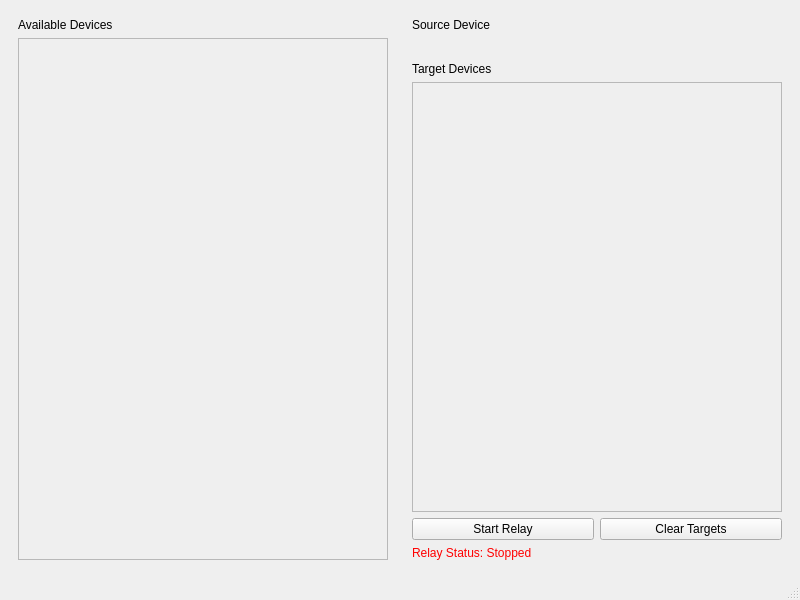
<?xml version="1.0" encoding="UTF-8"?>
<ui version="4.0">
 <class>MainWindow</class>
 <widget class="QMainWindow" name="MainWindow">
  <property name="geometry">
   <rect>
    <x>0</x>
    <y>0</y>
    <width>800</width>
    <height>600</height>
   </rect>
  </property>
  <property name="windowTitle">
   <string>Audio Relay</string>
  </property>
  <widget class="QWidget" name="centralwidget">
   <layout class="QHBoxLayout" name="horizontalLayout">
    <item>
     <!-- LEFT PANEL: Available Devices -->
     <widget class="QWidget" name="leftPanel">
      <layout class="QVBoxLayout" name="leftLayout">
       <item>
        <widget class="QLabel" name="labelAvailable">
         <property name="text">
          <string>Available Devices</string>
         </property>
        </widget>
       </item>
       <item>
        <widget class="QScrollArea" name="scrollAvailable">
         <property name="widgetResizable">
          <bool>true</bool>
         </property>
         <widget class="QWidget" name="scrollAvailableContents">
          <layout class="QVBoxLayout" name="availableList"/>
         </widget>
        </widget>
       </item>
      </layout>
     </widget>
    </item>
    <item>
     <!-- RIGHT PANEL: Source, Targets, Controls -->
     <widget class="QWidget" name="rightPanel">
      <layout class="QVBoxLayout" name="rightLayout">
       <item>
        <widget class="QLabel" name="labelSource">
         <property name="text">
          <string>Source Device</string>
         </property>
        </widget>
       </item>
       <item>
        <widget class="QWidget" name="sourceContainer">
         <layout class="QVBoxLayout" name="sourceLayout"/>
        </widget>
       </item>
       <item>
        <widget class="QLabel" name="labelTargets">
         <property name="text">
          <string>Target Devices</string>
         </property>
        </widget>
       </item>
       <item>
        <widget class="QScrollArea" name="scrollTarget">
         <property name="widgetResizable">
          <bool>true</bool>
         </property>
         <widget class="QWidget" name="scrollTargetContents">
          <layout class="QVBoxLayout" name="targetList"/>
         </widget>
        </widget>
       </item>
       <item>
        <layout class="QHBoxLayout" name="buttonLayout">
         <item>
          <widget class="QPushButton" name="startStopButton">
           <property name="text">
            <string>Start Relay</string>
           </property>
          </widget>
         </item>
         <item>
          <widget class="QPushButton" name="clearTargetsButton">
           <property name="text">
            <string>Clear Targets</string>
           </property>
          </widget>
         </item>
        </layout>
       </item>
       <item>
        <widget class="QLabel" name="relayStatusLabel">
         <property name="text">
          <string>Relay Status: Stopped</string>
         </property>
         <property name="styleSheet">
          <string notr="true">color: red;</string>
         </property>
        </widget>
       </item>
      </layout>
     </widget>
    </item>
   </layout>
  </widget>
  <widget class="QMenuBar" name="menubar"/>
  <widget class="QStatusBar" name="statusbar"/>
 </widget>
 <resources/>
 <connections/>
</ui>
